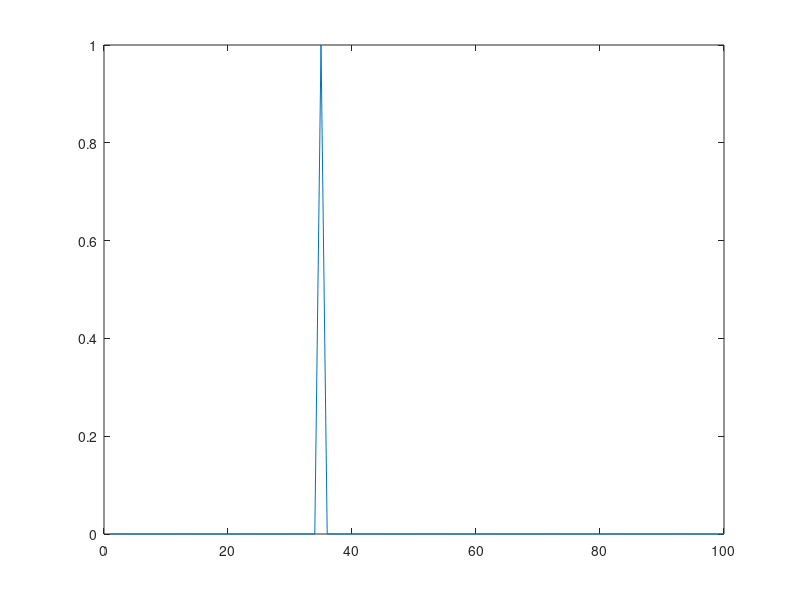
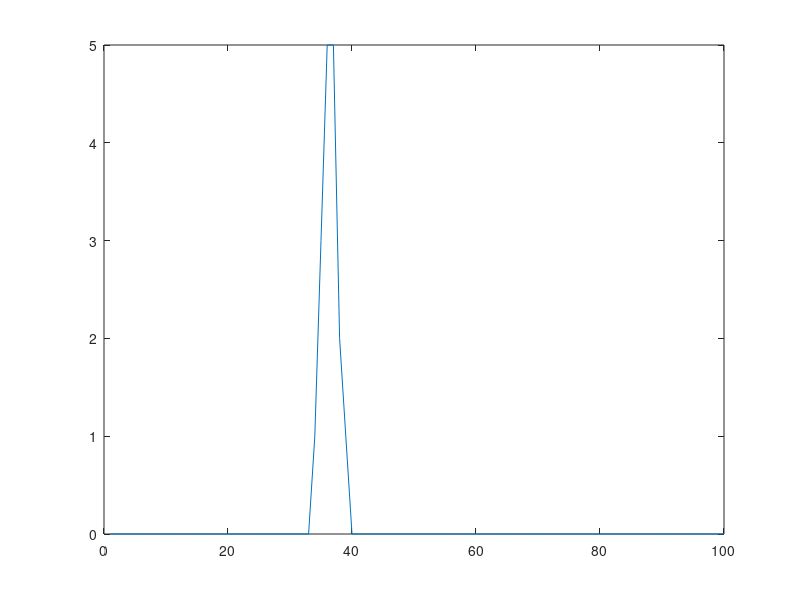
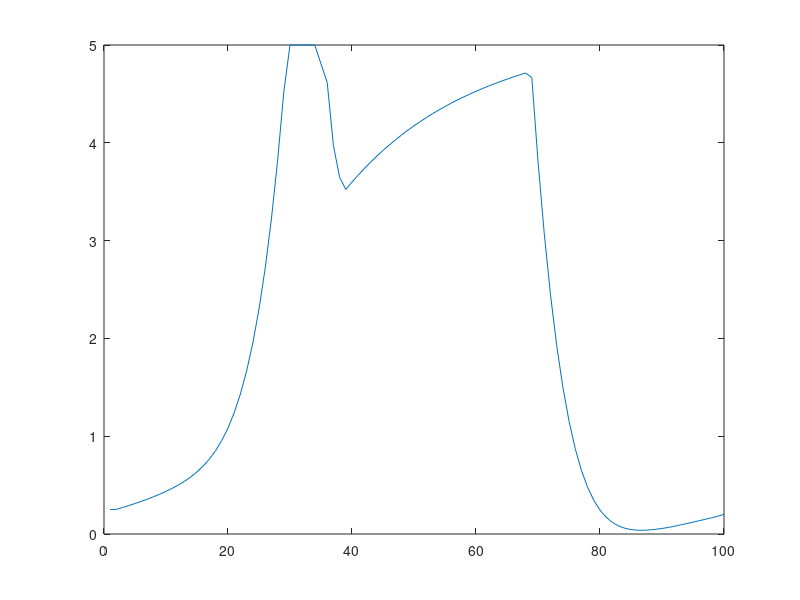
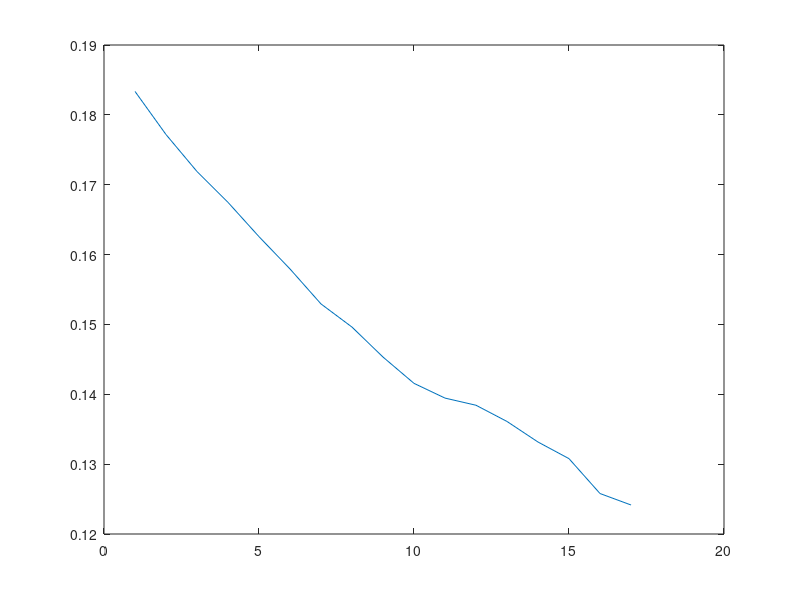

These charts were generated, in order, by the following MATLAB code:
clear all;

%number of CA3 neurons
numCA3 = 100;

%parameters from izzynet code
aa = 0.02;
bb = 0.2;
cc = -65;
dd = 8;

% STDP lists for LTD and LTP weight changes
LTP = zeros(1,numCA3);    % from CA3 to CA1 neurons
LTD = zeros(1,numCA3);    % from CA3 to CA1 neurons

% STDP parameters
A_plus = 0.1;
A_minus = -0.105;
t_plus = 20;
t_minus = 20;

wmin = 0;
wmax = 5.0;
%wmax = 30.0;

sigma=1; %sigma for place field Gaussians
sigmaStrength = 10; %sigma for strength Gaussian curve

maxCurrent = 30;

%CA1 neuron
v1 = cc;
u1 = bb*v1;

%CA3 neurons
numFirings = zeros(1,100);

%maximum initial weight
maxInitWeight = 30;

%max init current for CA3 neurons
maxInitCurrent = 30;


gaussWeights = normpdf(1:100,50,sigmaStrength);
gaussWeights = gaussWeights*(1/max(gaussWeights)); %sets max to 1
strength = gaussWeights*maxInitWeight;
%strength = gaussWeights*100;
%strength = gaussWeights*wmax;

vv = -65*ones(1,numCA3);
uu = bb.*vv;

numLaps = 17;
skewValues = zeros(1,numLaps);

for lap = 1:numLaps
    
    %LTP = zeros(1,numCA3);    % from CA3 to CA1 neurons
    %LTD = zeros(1,numCA3);    % from CA3 to CA1 neurons
    
    for step = 1:100
        
        I = normpdf(step,1:100,sigma);
        I = I/(max(I)); %sets max to 1
        I = I*maxInitCurrent; %sets max current to 30 so neuron will fire
        
        %I1 = gaussWeights(step)*10;
        
        %update CA3 neuron voltages
        vv=vv+0.5.*(0.04.*vv.^2+5.*vv+140-uu+I);
        vv=vv+0.5.*(0.04.*vv.^2+5.*vv+140-uu+I);
        uu=uu+aa.*(bb.*vv-uu);

        fired = find(vv>=30);

        %CA1 neuron current
        % adds strengths of ones that fired
        I1 = abs(2*randn(1,1)) + sum(strength(fired));
        
        %update CA3 neurons that fired
        if ~isempty(fired)
            vv(fired)=cc;
            uu(fired)=uu(fired)+dd;
                
            % if neuron i is excitatory
            % 1)    apply LTP for weights that connect to neuron i 
            %       (i.e., the neurons that fired prior to i)  
            % 2)    apply LTD for weights from neuron i 
            %       (i.e., the neurons that i fired before) 
            % 3)    set the max LTP for  weights that connect from neuron i
            % 4)    set the max LTD for weights that connect to neuron i

            strength(fired) = max(wmin,strength(fired) + LTD(fired)); % LTP to weights that connect to i from all exc 
            LTP(fired) = A_plus;

            
        end;
        
        %update CA1 neuron voltages
        v1=v1+0.5*(0.04*v1^2+5*v1+140-u1+I1);
        v1=v1+0.5*(0.04*v1^2+5*v1+140-u1+I1);
        u1=u1+aa*(bb*v1-u1);


        %CA1 neuron voltage
        if(v1>=30)
            v1 = cc;
            u1 = u1+dd;
            numFirings(step) = numFirings(step)+1;

            % if neuron i is excitatory
            % 1)    apply LTP for weights that connect to neuron i 
            %       (i.e., the neurons that fired prior to i)  
            % 2)    apply LTD for weights from neuron i 
            %       (i.e., the neurons that i fired before) 
            % 3)    set the max LTP for  weights that connect from neuron i
            % 4)    set the max LTD for weights that connect to neuron i

            strength = min(wmax,strength + LTP); % LTP to weights that connect to i from all exc 
            LTD(:) = A_minus;

        end

        % exponentially decay LTD and LTP based on time constants
        LTP = LTP - LTP/t_plus;
        LTD = LTD - LTD/t_minus;

    end
    
    if(lap<2)
    
        figure
        plot(numFirings)
        
        
    end
    
    skewValues(lap) = skewness(strength);
end

figure
plot(numFirings)

figure
plot(strength)

figure
plot(skewValues)